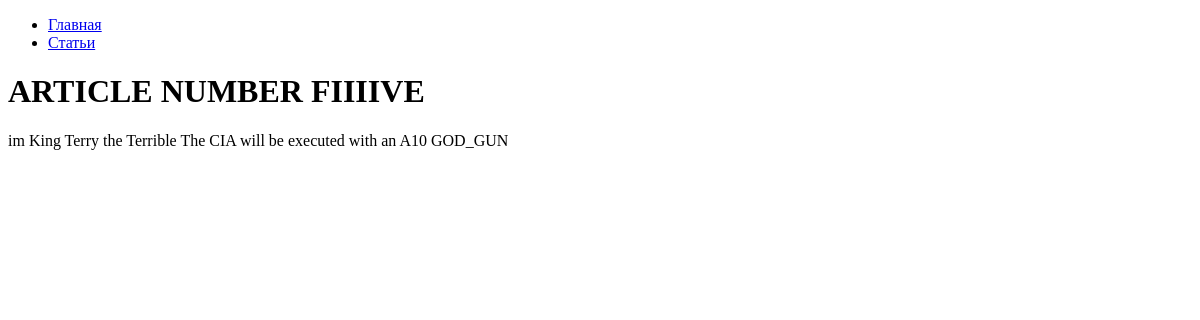
Page /articles/5/ on the earlier database version.
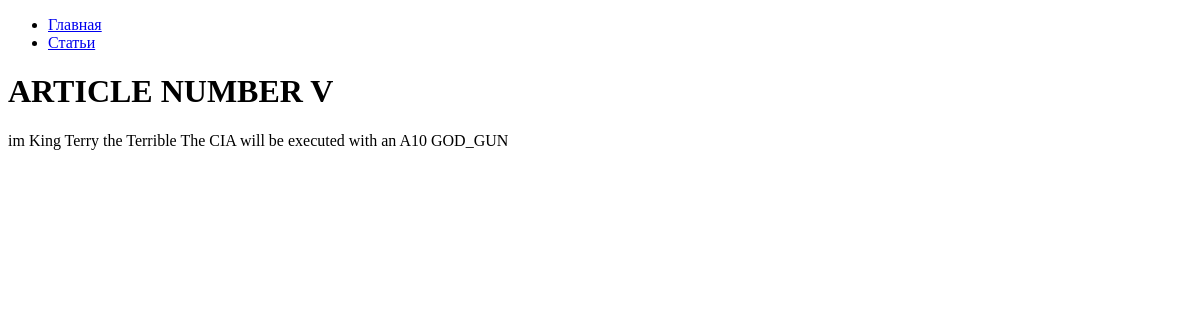
Same page on the later database version.
### hexlet_django_blog/article/models.py (models this page shows, shortened)
class Article(models.Model):
    name = models.CharField(max_length=200)
    body = models.TextField()
    timestamp = models.DateTimeField(auto_now_add=True)

### hexlet_django_blog/article/views.py (the view)
# urls.py: path('<int:article_id>/', ArticleView.as_view(), name='article'),
class ArticleView(View):
    def get(self, request, *args, **kwargs):
        article = get_object_or_404(Article, id=kwargs['article_id'])
        return render(request, 'articles/show.html', context={'article': article})

### hexlet_django_blog/article/templates/articles/show.html
{% extends "base.html" %}
{% block content %}
<h1>{{article.name}}</h1>
<div>{{article.body}}</div>
{% endblock %}

Differences in the rows shown:
changed Article "im King Terry the Terrible The CIA will be executed with an A10 GOD_GUN": name "ARTICLE NUMBER FIIIIVE" → "ARTICLE NUMBER V"
